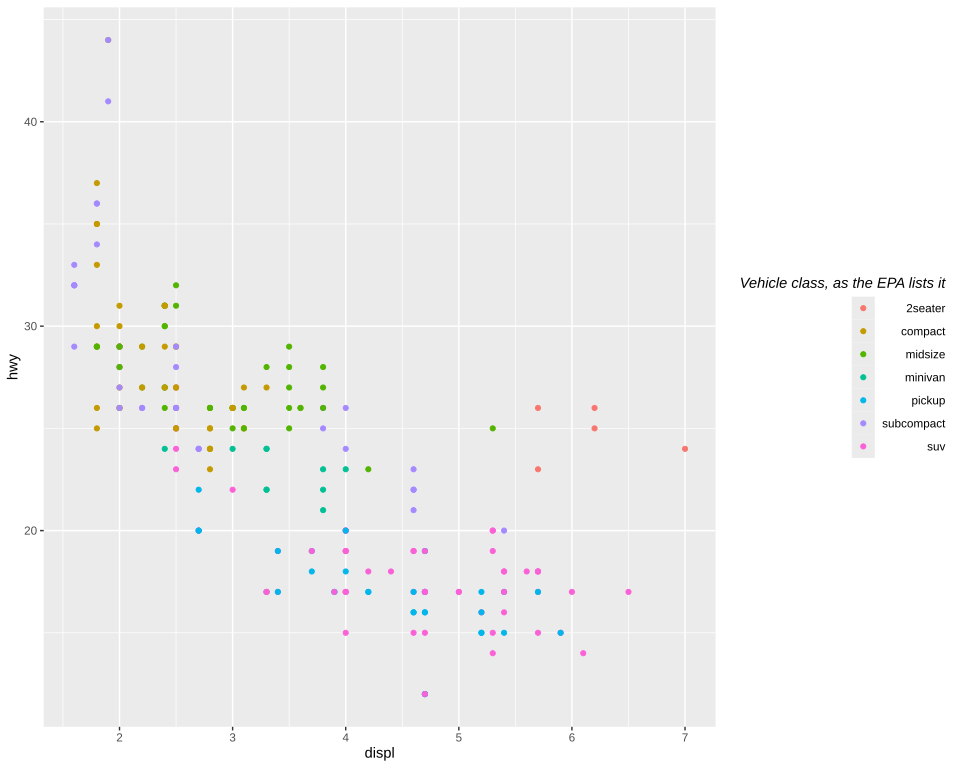

Reproduce this figure in R.
# The plot test/golden/theme_text_legend_justified.svg draws, drawn by ggplot2 itself, as ggplot2's
# own visual tests draw their snapshots: the independent check on that golden whenever it changes.
# The suite never runs this; it needs R, ggplot2 and vdiffr, saved as the Docker image
# giggly-r:ggplot2-4.0.3. From the repository's root:
#
#   docker run --rm -v "$PWD/test/golden":/golden:ro giggly-r:ggplot2-4.0.3 \
#     Rscript /golden/theme_text_legend_justified.R > theme_text_legend_justified.ggplot2.svg
#
# and compare the two drawings element by element, as test/golden/point.R describes.
#
# mpg's highway mileage against engine size by class, the legend's labels right-aligned in their
# column and its italic title, wider than the keys and labels, right-aligned too, so the keys sit
# at the legend's right.
#
# First checked with ggplot2 4.0.3 and vdiffr 1.0.9: every element and clip path matches, and the
# one departure is test/golden/point.R's, the x axis drawn before the y.

library(ggplot2)

plot <- ggplot(mpg, aes(displ, hwy, colour = class)) +
  geom_point() +
  labs(colour = "Vehicle class, as the EPA lists it") +
  theme_gray() +
  theme(
    legend.text = element_text(hjust = 1),
    legend.title = element_text(hjust = 1, face = "italic")
  )

file <- tempfile(fileext = ".svg")
vdiffr::write_svg(plot, file)
cat(readLines(file), sep = "\n")
